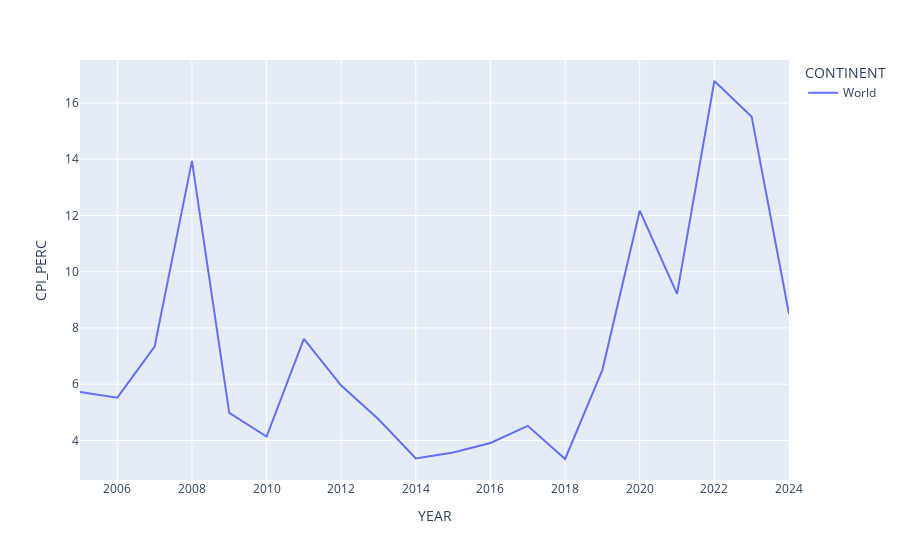

Notebook cell for this chart:
### Code cell
Line_Graph.show()

### Figure 1 — Plotly figure (JSON) as saved in the notebook; plotly's stock layout.template omitted (floating-point values rounded to 4 significant figures)
{"data": [{"hovertemplate": "CONTINENT=World<br>YEAR=%{x}<br>CPI_PERC=%{y}<extra></extra>", "legendgroup": "World", "line": {"color": "#636efa", "dash": "solid"}, "marker": {"symbol": "circle"}, "mode": "lines", "name": "World", "orientation": "v", "showlegend": true, "type": "scatter", "x": [2005, 2006, 2007, 2008, 2009, 2010, 2011, 2012, 2013, 2014, 2015, 2016, 2017, 2018, 2019, 2020, 2021, 2022, 2023, 2024], "xaxis": "x", "y": [5.72, 5.52, 7.34, 13.94, 4.98, 4.14, 7.61, 5.95, 4.75, 3.36, 3.57, 3.91, 4.52, 3.34, 6.51, 12.17, 9.21, 16.78, 15.51, 8.5], "yaxis": "y"}], "layout": {"legend": {"title": {"text": "CONTINENT"}, "tracegroupgap": 0}, "margin": {"t": 60}, "xaxis": {"anchor": "y", "domain": [0, 1], "title": {"text": "YEAR"}}, "yaxis": {"anchor": "x", "domain": [0, 1], "title": {"text": "CPI_PERC"}}}}
